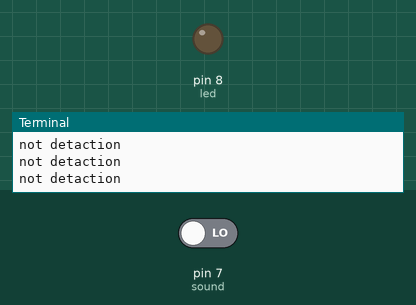
This program was run on a simulated Raspberry Pi (header pin numbers). On the bench: output pins drawn as LEDs (lit = HIGH), the last lines printed to the terminal. Dashed ring = blinking. The inputs (shaded band) are chosen by the test bench; at power-on: pin 7 (sound) LOW.

Above: at 1.2 s.
1.3 s: pin 7 (sound) driven HIGH
At 1.55 s:
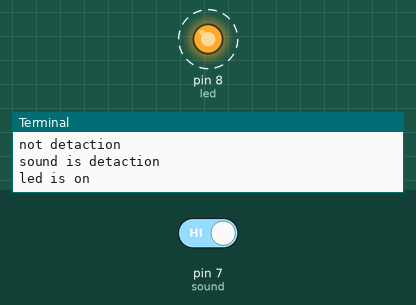
Timing chart, 0 to 10.3 s (numbered marks = the images above; inputs shaded):
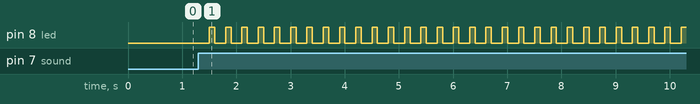

The program:

sound.py
```python
#from RPi.GPIO as g
from RPi import GPIO as g
import time

global led
led = 8
sound = 7
g.setmode(g.BOARD)
g.setup(sound,g.IN)

g.setmode(g.BOARD)
g.setup(led,g.OUT)

try:
	while True:
		if g.input(sound):
			print("sound is detaction")
#			time.sleep(0.3)
			while True:
				led = 8
				g.output(led,True)
				print("led is on ")
				time.sleep(0.1)

				g.output(led,False)
				print("led is off ")
				time.sleep(0.2)
		else:
			print("not detaction")
			time.sleep(0.3)
except KeyboardInterrupt:
	g.cleanup()
```

Measured:
- after the input at 1.3 s, pin 8 (led): alternates HIGH for 0.10 s and LOW for 0.20 s, starting after 0.20 s
